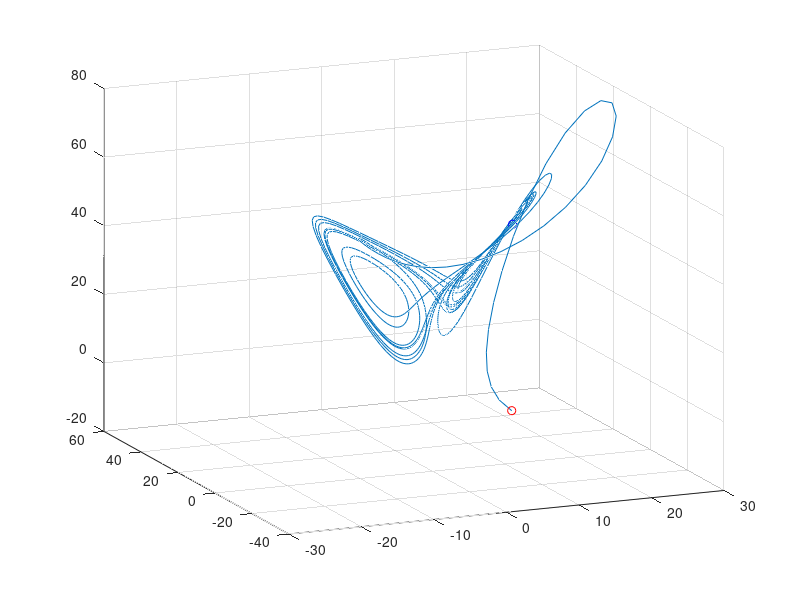

Source code (MATLAB): (Note: this script raises an error after producing the figure.)
clc; clear; close all;

% Simulate Lorenz system
dt=0.01; T=12; t=0:dt:T;
b=8/3; %r=28;
sig=10;
rvals = [10, 28, 40];
x0 = [12.3; 13; 9];

Lorenz = @(t,x,r)([ sig * (x(2) - x(1))       ; ...
                  r * x(1)-x(1) * x(3) - x(2) ; ...
                  x(1) * x(2) - b*x(3)         ]);              
ode_options = odeset('RelTol',1e-10, 'AbsTol',1e-11);
%%
input=[]; output=[];
for m = 1:50
    for r = rvals % training trajectories
        %x0=30*(rand(3,1)-0.5);
        [t,y] = ode45(@(t,y) Lorenz(t,y,r),t,x0);
        %input=[input; y(1:end-1,:)];
        input=[input; [y(1:end-1,:), repmat(r,size(t,1)-1,1)]];
        output=[output; y(2:end,:)];
    end
    x0=30*(rand(3,1)-0.5);
end

plot3(y(:,1),y(:,2),y(:,3)), hold on
plot3(y(1,1),y(1,2),y(1,3),'ro')
plot3(y(end,1),y(end,2),y(end,3),'bo')
grid on, view(-23,18)


%% FEEDFORWARD NET
net = feedforwardnet([30 40 40 30]);
net.layers{1}.transferFcn = 'tansig';%'logsig';
net.layers{2}.transferFcn = 'radbas';%'radbas';
net.layers{3}.transferFcn = 'logsig';%'radbas';
net.layers{4}.transferFcn = 'purelin';
net = train(net,input.',output.');

%%
save('netLoFeedForward.mat','net')

%%
load('netLoFeedForward.mat');
index = 1;
for r = [17, 35]%[10, 28, 40]% [17, 35]

%r = 10;
%x0=20*(rand(3,1)-0.5);
x0 = [12.3; 13; 9];
[t,y] = ode45(@(t,y) Lorenz(t,y,r),t,x0);
subplot(1,2,index), plot3(y(:,1),y(:,2),y(:,3)), hold on
plot3(x0(1),x0(2),x0(3),'ro','Linewidth',[2])
grid on

ynn(1:3,1)= x0;
for jj=2:length(t)
    ynn(:,jj)=net([ynn(:,jj-1); r]);
end
plot3(ynn(1,:),ynn(2,:),ynn(3,:),':','Linewidth',[2])
title(['\rho = ', num2str(r)]);
index = index +1;
end
%% LSTM NET

layers = [
    sequenceInputLayer(4);
    lstmLayer(200,'OutputMode','sequence')
    fullyConnectedLayer(50)
    dropoutLayer(0.5)
    fullyConnectedLayer(3)
    regressionLayer;
    ];
%options = trainingOptions('sgdm');
maxEpochs = 200;
miniBatchSize = 100;

options = trainingOptions('adam', ...
    'ExecutionEnvironment','cpu', ...
    'MaxEpochs',maxEpochs, ...
    'MiniBatchSize',miniBatchSize, ...
    'GradientThreshold',1, ...
    'Verbose',false, ...
    'Shuffle','every-epoch', ...
    'InitialLearnRate',0.1, ...
    'LearnRateSchedule','piecewise', ...
    'LearnRateDropPeriod',40, ...
    'LearnRateDropFactor',0.75, ...
    'Plots','training-progress');


rng('default') % For reproducibility
netLo = trainNetwork(input.',output.',layers,options);

%%

sigma = 10;
out = zeros(3,length(t)-1);
out(:,1) = input(1,1:3).';
for i = 2:length(t)
    out(:,i) = predict(netLo, out(:,i-1));
end

figure(2)
%x0=20*(rand(3,1)-0.5);
[t,y] = ode45(@(t,y) Lorenz(t,y,sigma),t,out(:,1));
plot3(y(:,1),y(:,2),y(:,3)), hold on
plot3(x0(1),x0(2),x0(3),'ro','Linewidth',[2])
grid on

plot3(out(1,:),out(2,:),out(3,:),':','Linewidth',[2])

%%
save('netLo.mat','netLo')

%% Predict % update
load('netLo.mat')
sigma = 10;
out = zeros(3,length(t)-1);
out(:,1) = input(1,1:3).';
for i = 2:length(t)
    [netLo,out(:,i)] = predictAndUpdateState(netLo,[out(:,i-1);sigma],'ExecutionEnvironment','cpu');
end

figure(2)
%x0=20*(rand(3,1)-0.5);
[t,y] = ode45(@(t,y) Lorenz(t,y,sigma),t,out(:,1));
plot3(y(:,1),y(:,2),y(:,3)), hold on
plot3(x0(1),x0(2),x0(3),'ro','Linewidth',[2])
grid on

plot3(out(1,:),out(2,:),out(3,:),':','Linewidth',[2])

